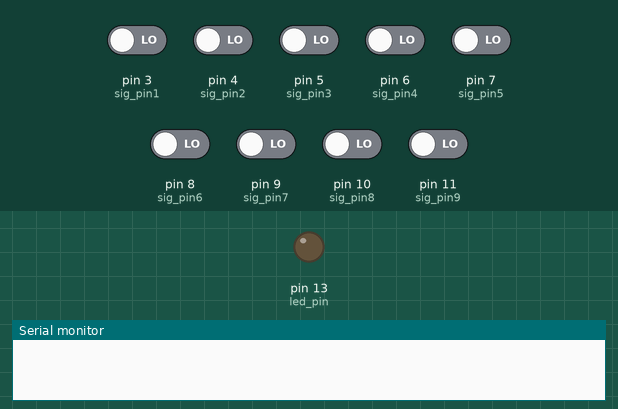
This sketch was run on a simulated Arduino Uno, built with avr-gcc and run on an emulated ATmega328P. Shown: output pins drawn as LEDs (lit = HIGH), the last lines printed to the serial monitor. Inputs (shaded band) come from the test bench; at power-on: pin 3 (sig_pin1), pin 4 (sig_pin2), pin 5 (sig_pin3), pin 6 (sig_pin4), pin 7 (sig_pin5), pin 8 (sig_pin6), pin 9 (sig_pin7), pin 10 (sig_pin8), pin 11 (sig_pin9) LOW.

Above: at 1.2 s.
1.3 s: pin 3 (sig_pin1) driven HIGH
At 1.8 s:
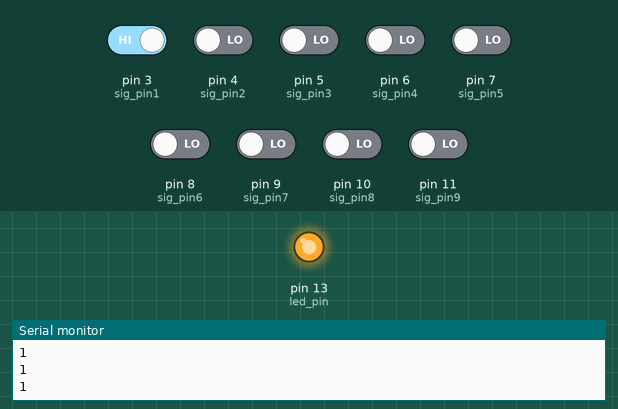
Timing chart, 0 to 4.3 s (numbered marks = the images above; inputs shaded):
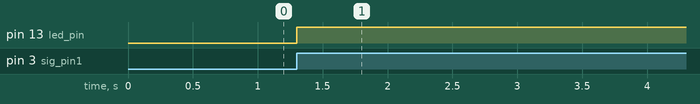

The sketch:

touch_sensor.ino
```cpp
 int led_pin = 13;
int sig_pin1 = 3;
int sig_pin2 = 4;
int sig_pin3 = 5;
int sig_pin4 = 6;
int sig_pin5 = 7;
int sig_pin6 = 8;
int sig_pin7 = 9;
int sig_pin8 = 10;
int sig_pin9 = 11;

void setup() {
  Serial.begin(9600);
  pinMode(led_pin, OUTPUT);
  pinMode(sig_pin1, INPUT);
  pinMode(sig_pin2, INPUT);
  pinMode(sig_pin3, INPUT);
  pinMode(sig_pin4, INPUT);
  pinMode(sig_pin5, INPUT);
  pinMode(sig_pin6, INPUT);
  pinMode(sig_pin7, INPUT);
  pinMode(sig_pin8, INPUT);
  pinMode(sig_pin9, INPUT);

}

void loop() {
  if (digitalRead(sig_pin1)) {
    digitalWrite(led_pin, HIGH);
    Serial.println("1");
  }
  if (digitalRead(sig_pin2)) {
    digitalWrite(led_pin, HIGH);
    Serial.println("2");
  }
  if (digitalRead(sig_pin3)) {
    digitalWrite(led_pin, HIGH);
    Serial.println("3");
  }
  if (digitalRead(sig_pin4)) {
    digitalWrite(led_pin, HIGH);
    Serial.println("4");
  }
  if (digitalRead(sig_pin5)) {
    digitalWrite(led_pin, HIGH);
    Serial.println("5");
  }
  if (digitalRead(sig_pin6)) {
    digitalWrite(led_pin, HIGH);
    Serial.println("6");
  }
  if (digitalRead(sig_pin7)) {
    digitalWrite(led_pin, HIGH);
    Serial.println("7");
  }
  if (digitalRead(sig_pin8)) {
    digitalWrite(led_pin, HIGH);
    Serial.println("8");
  }
  if (digitalRead(sig_pin9)) {
    digitalWrite(led_pin, HIGH);
    Serial.println("9");
  }

}
```

Measured:
- after the input at 1.3 s, pin 13 (led_pin): LOW → HIGH at once
